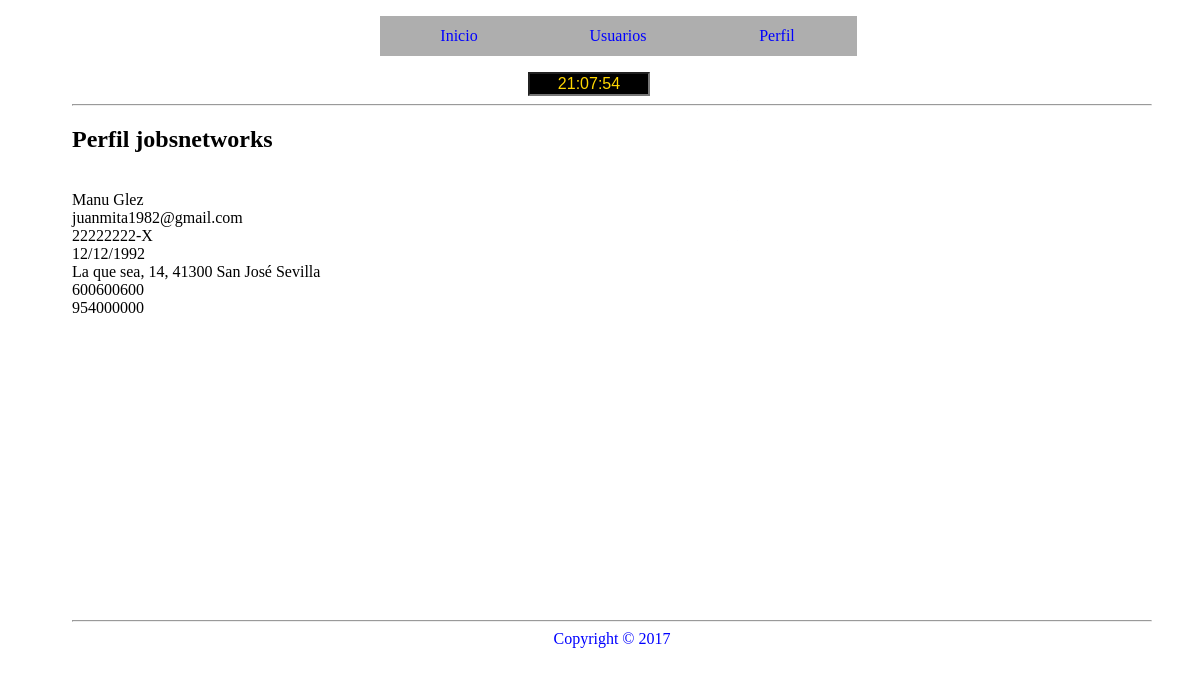
/controller/c_perfil.php (signed in), run on the app's committed database.
### tables this page shows
CREATE TABLE `usuarios` (
  `idUsuario` int(11) NOT NULL,
  `username` varchar(20) NOT NULL,
  `password` varchar(255) NOT NULL,
  `email` varchar(255) NOT NULL,
  `name` varchar(100) NOT NULL,
  `surname` varchar(100) NOT NULL,
  `dni` varchar(10) NOT NULL,
  `birthday` date NOT NULL,
  `address` varchar(100) NOT NULL,
  `postal` varchar(5) NOT NULL,
  `town` varchar(100) NOT NULL,
  `province` varchar(100) NOT NULL,
  `mobile` varchar(9) NOT NULL,
  `telephone` varchar(9) DEFAULT NULL,
  `tipoUsuario` varchar(15) NOT NULL DEFAULT 'usuario',
  `estado` varchar(15) NOT NULL DEFAULT 'activado',
  `registro` datetime DEFAULT CURRENT_TIMESTAMP,
  `photo` varchar(100) DEFAULT NULL
);

### model/Usuarios.php (called while the page is built, shortened)
<?php
	require_once('Conectar.php');
	class Usuarios {
		private $idUsuario;
		private $email;
		private $name;
		private $surname;
		private $dni;
		private $birthday;
		private $address;
		private $postal;
		private $town;
		private $province;
		private $mobile;
		private $telephone;
		private $conectado;
		public function __construct($idUsuario=null){
			$this->conectarse= new Conectar();
			$this->conectado=$this->conectarse->conexion();
			if($idUsuario != "" || $idUsuario != 0){
        		$this->idUsuario=$idUsuario;
        		$this->recuperar();
      		}
		}
	    public function recuperar(){
	      $datosArray="SELECT * FROM usuarios WHERE idUsuario = $this->idUsuario";
	      $datos=$this->conectado->query($datosArray);
	      if($datosRecuperados=$datos->fetch_assoc()){
	        $this->idUsuario=$datosRecuperados['idUsuario'];
	        $this->email=$datosRecuperados['email'];
	        $this->name=$datosRecuperados['name'];
	        $this->surname=$datosRecuperados['surname'];
	        $this->dni=$datosRecuperados['dni'];
	        $this->birthday=$datosRecuperados['birthday'];
	        $this->address=$datosRecuperados['address'];
	        $this->postal=$datosRecuperados['postal'];
	        $this->town=$datosRecuperados['town'];
	        $this->province=$datosRecuperados['province'];
	        $this->mobile=$datosRecuperados['mobile'];
	        $this->telephone=$datosRecuperados['telephone'];
	      }
	    }
	    public function getEmail(){
	      return $this->email;
	    }
	    public function getName(){
	      return $this->name;
	    }
	    public function getSurname(){
	      return $this->surname;
	    }
	    public function getDNI(){
	      return $this->dni;
	    }
	    public function getBirthday(){
	      return $this->birthday;
	    }
	    public function getAddress(){
	      return $this->address;
	    }
	    public function getPostal(){
	      return $this->postal;
	    }
	    public function getTown(){
	      return $this->town;
	    }
	    public function getProvince(){
	      return $this->province;
	    }
	    public function getMobile(){
	      return $this->mobile;
	    }
	    public function getTelephone(){
	      return $this->telephone;
	    }
	}
 ?>

### model/Conectar.php (called while the page is built, shortened)
<?php
	class Conectar {
		 private $serverlocal;
		 public $login;
  		 public $contrasena;
  		 private $database;
         private $charset;
    	 private $conexion;
		public function __construct() {
			$this->serverlocal=SERVERLOCAL;
			$this->login=LOGIN;
			$this->contrasena=CONTRASENA;
			$this->database=DATABASE;
			$this->charset=CHARSET;
			$this->conexion="";
		}
		public function conexion(){
			try {
				$this->conexion = new mysqli($this->serverlocal, $this->login, $this->contrasena, $this->database);
				$this->conexion->query("SET NAMES '" . $this->charset . "'");
			} catch (Exception $e) {
				die("Error " . $e->getMessage());
				echo "Línea del error " . $e->getLine();
			}
			return $this->conexion;
		}
	}
 ?>

### model/m_perfil.php (called while the page is built, shortened)
<?php
	require_once('Usuarios.php');
	class Perfil {
		public function __construct($usuario,$contrasena){
			if (empty($_SESSION['idUsuario'])) {
				$this->objetoUsuario=new Usuarios();
			} else {
				$this->objetoUsuario=new Usuarios($_SESSION['idUsuario']);
			}
		}
	}
 ?>

### view/v_mostrarDatos.php (the view, shortened to what this page needs)
<?php
	echo "<br>";
	echo $objetoPerfil->objetoUsuario->getName() . " " . $objetoPerfil->objetoUsuario->getSurname() . "<br>";
	echo $objetoPerfil->objetoUsuario->getEmail() . "<br>";
	echo $objetoPerfil->objetoUsuario->getDNI() . "<br>";
	$fecha=$objetoPerfil->objetoUsuario->getBirthday();
    $objeto = DateTime::createFromFormat('Y-m-d', $fecha);
    $cadena= date_format($objeto, "d/m/Y");
    echo $cadena ."<br>";
	echo $objetoPerfil->objetoUsuario->getAddress() . ", " . $objetoPerfil->objetoUsuario->getPostal() . " " . $objetoPerfil->objetoUsuario->getTown() . " " . $objetoPerfil->objetoUsuario->getProvince() . "<br>";
	echo $objetoPerfil->objetoUsuario->getMobile() . "<br>";
	echo $objetoPerfil->objetoUsuario->getTelephone() . "<br>";
 ?>

### view/css/perfil.css (style rules this page uses)
body { width: 90%; height: 100%; margin-left: 4%; }

### data on the page
usuarios: name "Manu", surname "Glez", email "juanmita1982@gmail.com", dni "22222222-X", birthday "12/12/1992", address "La que sea, 14", postal "41300", town "San José", province "Sevilla", mobile "600600600", telephone "954000000"

### other printed values
$_SESSION['username'] "jobsnetworks"
